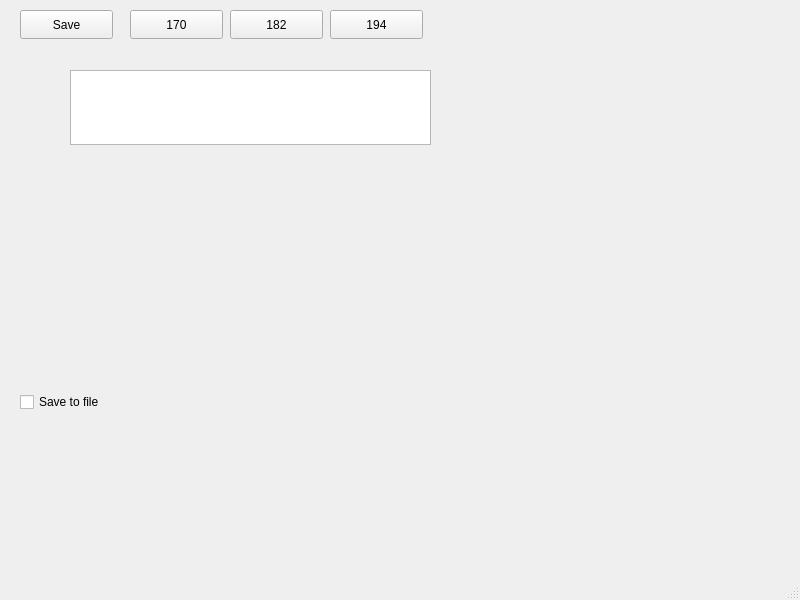
<?xml version="1.0" encoding="UTF-8"?>
<ui version="4.0">
 <class>MainWindow</class>
 <widget class="QMainWindow" name="MainWindow">
  <property name="geometry">
   <rect>
    <x>0</x>
    <y>0</y>
    <width>800</width>
    <height>600</height>
   </rect>
  </property>
  <property name="windowTitle">
   <string>MainWindow</string>
  </property>
  <widget class="QWidget" name="centralwidget">
   <widget class="QTextEdit" name="inputFirst">
    <property name="geometry">
     <rect>
      <x>70</x>
      <y>70</y>
      <width>361</width>
      <height>75</height>
     </rect>
    </property>
   </widget>
   <widget class="QPushButton" name="SaveButton">
    <property name="geometry">
     <rect>
      <x>20</x>
      <y>10</y>
      <width>93</width>
      <height>29</height>
     </rect>
    </property>
    <property name="text">
     <string>Save</string>
    </property>
   </widget>
   <widget class="QPushButton" name="Button170">
    <property name="geometry">
     <rect>
      <x>130</x>
      <y>10</y>
      <width>93</width>
      <height>29</height>
     </rect>
    </property>
    <property name="text">
     <string>170</string>
    </property>
   </widget>
   <widget class="QPushButton" name="Button182">
    <property name="geometry">
     <rect>
      <x>230</x>
      <y>10</y>
      <width>93</width>
      <height>29</height>
     </rect>
    </property>
    <property name="text">
     <string>182</string>
    </property>
   </widget>
   <widget class="QPushButton" name="Button194">
    <property name="geometry">
     <rect>
      <x>330</x>
      <y>10</y>
      <width>93</width>
      <height>29</height>
     </rect>
    </property>
    <property name="text">
     <string>194</string>
    </property>
   </widget>
   <widget class="QCheckBox" name="checker">
    <property name="geometry">
     <rect>
      <x>20</x>
      <y>390</y>
      <width>111</width>
      <height>24</height>
     </rect>
    </property>
    <property name="text">
     <string>Save to file</string>
    </property>
   </widget>
   <widget class="QLabel" name="label">
    <property name="geometry">
     <rect>
      <x>70</x>
      <y>180</y>
      <width>351</width>
      <height>71</height>
     </rect>
    </property>
    <property name="text">
     <string/>
    </property>
   </widget>
  </widget>
  <widget class="QMenuBar" name="menubar">
   <property name="geometry">
    <rect>
     <x>0</x>
     <y>0</y>
     <width>800</width>
     <height>26</height>
    </rect>
   </property>
  </widget>
  <widget class="QStatusBar" name="statusbar"/>
 </widget>
 <resources/>
 <connections/>
</ui>
